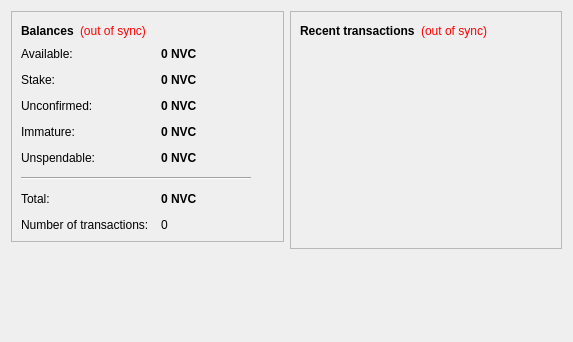
<?xml version="1.0" encoding="UTF-8"?>
<ui version="4.0">
 <class>OverviewPage</class>
 <widget class="QWidget" name="OverviewPage">
  <property name="geometry">
   <rect>
    <x>0</x>
    <y>0</y>
    <width>573</width>
    <height>342</height>
   </rect>
  </property>
  <property name="windowTitle">
   <string>Form</string>
  </property>
  <layout class="QHBoxLayout" name="horizontalLayout" stretch="1,1">
   <item>
    <layout class="QVBoxLayout" name="verticalLayout_2">
     <item>
      <widget class="QFrame" name="frame">
       <property name="frameShape">
        <enum>QFrame::StyledPanel</enum>
       </property>
       <property name="frameShadow">
        <enum>QFrame::Raised</enum>
       </property>
       <layout class="QVBoxLayout" name="verticalLayout_4">
        <item>
         <layout class="QHBoxLayout" name="horizontalLayout_4">
          <item>
           <widget class="QLabel" name="label_5">
            <property name="font">
             <font>
              <weight>75</weight>
              <bold>true</bold>
             </font>
            </property>
            <property name="text">
             <string>Balances</string>
            </property>
           </widget>
          </item>
          <item>
           <widget class="QLabel" name="labelWalletStatus">
            <property name="toolTip">
             <string>The displayed information may be out of date. Your wallet automatically synchronizes with the FatCoin network after a connection is established, but this process has not completed yet.</string>
            </property>
            <property name="styleSheet">
             <string notr="true">QLabel { color: red; }</string>
            </property>
            <property name="text">
             <string notr="true">(out of sync)</string>
            </property>
            <property name="alignment">
             <set>Qt::AlignLeading|Qt::AlignLeft|Qt::AlignVCenter</set>
            </property>
           </widget>
          </item>
          <item>
           <spacer name="horizontalSpacer_2">
            <property name="orientation">
             <enum>Qt::Horizontal</enum>
            </property>
            <property name="sizeHint" stdset="0">
             <size>
              <width>40</width>
              <height>20</height>
             </size>
            </property>
           </spacer>
          </item>
         </layout>
        </item>
        <item>
         <layout class="QFormLayout" name="formLayout_2">
          <property name="fieldGrowthPolicy">
           <enum>QFormLayout::AllNonFixedFieldsGrow</enum>
          </property>
          <property name="horizontalSpacing">
           <number>12</number>
          </property>
          <property name="verticalSpacing">
           <number>12</number>
          </property>
          <item row="0" column="0">
           <widget class="QLabel" name="labelAvailableText">
            <property name="toolTip">
             <string>Your current available balance</string>
            </property>
            <property name="text">
             <string>Available:</string>
            </property>
           </widget>
          </item>
          <item row="0" column="1">
           <widget class="QLabel" name="labelAvailable">
            <property name="font">
             <font>
              <weight>75</weight>
              <bold>true</bold>
             </font>
            </property>
            <property name="cursor">
             <cursorShape>IBeamCursor</cursorShape>
            </property>
            <property name="toolTip">
             <string>Your current available balance</string>
            </property>
            <property name="text">
             <string notr="true">0 NVC</string>
            </property>
            <property name="alignment">
             <set>Qt::AlignLeading|Qt::AlignLeft|Qt::AlignVCenter</set>
            </property>
            <property name="textInteractionFlags">
             <set>Qt::LinksAccessibleByMouse|Qt::TextSelectableByKeyboard|Qt::TextSelectableByMouse</set>
            </property>
           </widget>
          </item>
          <item row="1" column="0">
           <widget class="QLabel" name="label_6">
            <property name="toolTip">
             <string>Total of coins that was staked, and do not yet count toward the current balance</string>
            </property>
            <property name="text">
             <string>Stake:</string>
            </property>
           </widget>
          </item>
          <item row="1" column="1">
           <widget class="QLabel" name="labelStake">
            <property name="font">
             <font>
              <weight>75</weight>
              <bold>true</bold>
             </font>
            </property>
            <property name="cursor">
             <cursorShape>IBeamCursor</cursorShape>
            </property>
            <property name="toolTip">
             <string>Total of coins that was staked, and do not yet count toward the current balance</string>
            </property>
            <property name="text">
             <string notr="true">0 NVC</string>
            </property>
            <property name="alignment">
             <set>Qt::AlignLeading|Qt::AlignLeft|Qt::AlignVCenter</set>
            </property>
            <property name="textInteractionFlags">
             <set>Qt::LinksAccessibleByMouse|Qt::TextSelectableByKeyboard|Qt::TextSelectableByMouse</set>
            </property>
           </widget>
          </item>
          <item row="2" column="0">
           <widget class="QLabel" name="label_3">
            <property name="toolTip">
             <string>Total of transactions that have yet to be confirmed, and do not yet count toward the current balance</string>
            </property>
            <property name="text">
             <string>Unconfirmed:</string>
            </property>
           </widget>
          </item>
          <item row="2" column="1">
           <widget class="QLabel" name="labelUnconfirmed">
            <property name="font">
             <font>
              <weight>75</weight>
              <bold>true</bold>
             </font>
            </property>
            <property name="cursor">
             <cursorShape>IBeamCursor</cursorShape>
            </property>
            <property name="toolTip">
             <string>Total of transactions that have yet to be confirmed, and do not yet count toward the current balance</string>
            </property>
            <property name="text">
             <string notr="true">0 NVC</string>
            </property>
            <property name="alignment">
             <set>Qt::AlignLeading|Qt::AlignLeft|Qt::AlignVCenter</set>
            </property>
            <property name="textInteractionFlags">
             <set>Qt::LinksAccessibleByMouse|Qt::TextSelectableByKeyboard|Qt::TextSelectableByMouse</set>
            </property>
           </widget>
          </item>
          <item row="3" column="0">
           <widget class="QLabel" name="labelImmatureText">
            <property name="toolTip">
             <string>Mined balance that has not yet matured</string>
            </property>
            <property name="text">
             <string>Immature:</string>
            </property>
           </widget>
          </item>
          <item row="3" column="1">
           <widget class="QLabel" name="labelImmature">
            <property name="font">
             <font>
              <weight>75</weight>
              <bold>true</bold>
             </font>
            </property>
            <property name="toolTip">
             <string>Mined balance that has not yet matured</string>
            </property>
            <property name="text">
             <string notr="true">0 NVC</string>
            </property>
            <property name="alignment">
             <set>Qt::AlignLeading|Qt::AlignLeft|Qt::AlignVCenter</set>
            </property>
            <property name="textInteractionFlags">
             <set>Qt::LinksAccessibleByMouse|Qt::TextSelectableByKeyboard|Qt::TextSelectableByMouse</set>
            </property>
           </widget>
          </item>
          <item row="4" column="0">
           <widget class="QLabel" name="labelBalanceWatchOnlyText">
            <property name="toolTip">
             <string>Your unspendable balance</string>
            </property>
            <property name="text">
             <string>Unspendable:</string>
            </property>
           </widget>
          </item>
          <item row="4" column="1">
           <widget class="QLabel" name="labelBalanceWatchOnly">
            <property name="font">
             <font>
              <weight>75</weight>
              <bold>true</bold>
             </font>
            </property>
            <property name="cursor">
             <cursorShape>IBeamCursor</cursorShape>
            </property>
            <property name="toolTip">
             <string>Your unspendable balance</string>
            </property>
            <property name="text">
             <string notr="true">0 NVC</string>
            </property>
            <property name="alignment">
             <set>Qt::AlignLeading|Qt::AlignLeft|Qt::AlignVCenter</set>
            </property>
            <property name="textInteractionFlags">
             <set>Qt::LinksAccessibleByMouse|Qt::TextSelectableByKeyboard|Qt::TextSelectableByMouse</set>
            </property>
           </widget>
          </item>
          <item row="5" column="0" colspan="2">
           <widget class="Line" name="line">
            <property name="maximumSize">
             <size>
              <width>230</width>
              <height>16777215</height>
             </size>
            </property>
            <property name="orientation">
             <enum>Qt::Horizontal</enum>
            </property>
           </widget>
          </item>
          <item row="6" column="0">
           <widget class="QLabel" name="labelTotalText">
            <property name="toolTip">
             <string>Your current total balance</string>
            </property>
            <property name="text">
             <string>Total:</string>
            </property>
           </widget>
          </item>
          <item row="6" column="1">
           <widget class="QLabel" name="labelTotal">
            <property name="font">
             <font>
              <weight>75</weight>
              <bold>true</bold>
             </font>
            </property>
            <property name="toolTip">
             <string>Your current total balance</string>
            </property>
            <property name="text">
             <string notr="true">0 NVC</string>
            </property>
            <property name="alignment">
             <set>Qt::AlignLeading|Qt::AlignLeft|Qt::AlignVCenter</set>
            </property>
            <property name="textInteractionFlags">
             <set>Qt::LinksAccessibleByMouse|Qt::TextSelectableByKeyboard|Qt::TextSelectableByMouse</set>
            </property>
           </widget>
          </item>
          <item row="7" column="0">
           <widget class="QLabel" name="label_2">
            <property name="toolTip">
             <string>Total number of transactions in wallet</string>
            </property>
            <property name="text">
             <string>Number of transactions:</string>
            </property>
           </widget>
          </item>
          <item row="7" column="1">
           <widget class="QLabel" name="labelNumTransactions">
            <property name="toolTip">
             <string>Total number of transactions in wallet</string>
            </property>
            <property name="text">
             <string notr="true">0</string>
            </property>
           </widget>
          </item>
         </layout>
        </item>
       </layout>
      </widget>
     </item>
     <item>
      <spacer name="verticalSpacer">
       <property name="orientation">
        <enum>Qt::Vertical</enum>
       </property>
       <property name="sizeHint" stdset="0">
        <size>
         <width>20</width>
         <height>40</height>
        </size>
       </property>
      </spacer>
     </item>
    </layout>
   </item>
   <item>
    <layout class="QVBoxLayout" name="verticalLayout_3">
     <item>
      <widget class="QFrame" name="frame_2">
       <property name="frameShape">
        <enum>QFrame::StyledPanel</enum>
       </property>
       <property name="frameShadow">
        <enum>QFrame::Raised</enum>
       </property>
       <layout class="QVBoxLayout" name="verticalLayout">
        <item>
         <layout class="QHBoxLayout" name="horizontalLayout_2">
          <item>
           <widget class="QLabel" name="label_4">
            <property name="text">
             <string>&lt;b&gt;Recent transactions&lt;/b&gt;</string>
            </property>
           </widget>
          </item>
          <item>
           <widget class="QLabel" name="labelTransactionsStatus">
            <property name="toolTip">
             <string>The displayed information may be out of date. Your wallet automatically synchronizes with the FatCoin network after a connection is established, but this process has not completed yet.</string>
            </property>
            <property name="styleSheet">
             <string notr="true">QLabel { color: red; }</string>
            </property>
            <property name="text">
             <string notr="true">(out of sync)</string>
            </property>
            <property name="alignment">
             <set>Qt::AlignRight|Qt::AlignTrailing|Qt::AlignVCenter</set>
            </property>
           </widget>
          </item>
          <item>
           <spacer name="horizontalSpacer">
            <property name="orientation">
             <enum>Qt::Horizontal</enum>
            </property>
            <property name="sizeHint" stdset="0">
             <size>
              <width>40</width>
              <height>20</height>
             </size>
            </property>
           </spacer>
          </item>
         </layout>
        </item>
        <item>
         <widget class="QListView" name="listTransactions">
          <property name="styleSheet">
           <string notr="true">QListView { background: transparent; }</string>
          </property>
          <property name="frameShape">
           <enum>QFrame::NoFrame</enum>
          </property>
          <property name="verticalScrollBarPolicy">
           <enum>Qt::ScrollBarAlwaysOff</enum>
          </property>
          <property name="horizontalScrollBarPolicy">
           <enum>Qt::ScrollBarAlwaysOff</enum>
          </property>
          <property name="selectionMode">
           <enum>QAbstractItemView::NoSelection</enum>
          </property>
         </widget>
        </item>
       </layout>
      </widget>
     </item>
     <item>
      <spacer name="verticalSpacer_2">
       <property name="orientation">
        <enum>Qt::Vertical</enum>
       </property>
       <property name="sizeHint" stdset="0">
        <size>
         <width>20</width>
         <height>40</height>
        </size>
       </property>
      </spacer>
     </item>
    </layout>
   </item>
  </layout>
 </widget>
 <resources/>
 <connections/>
</ui>
